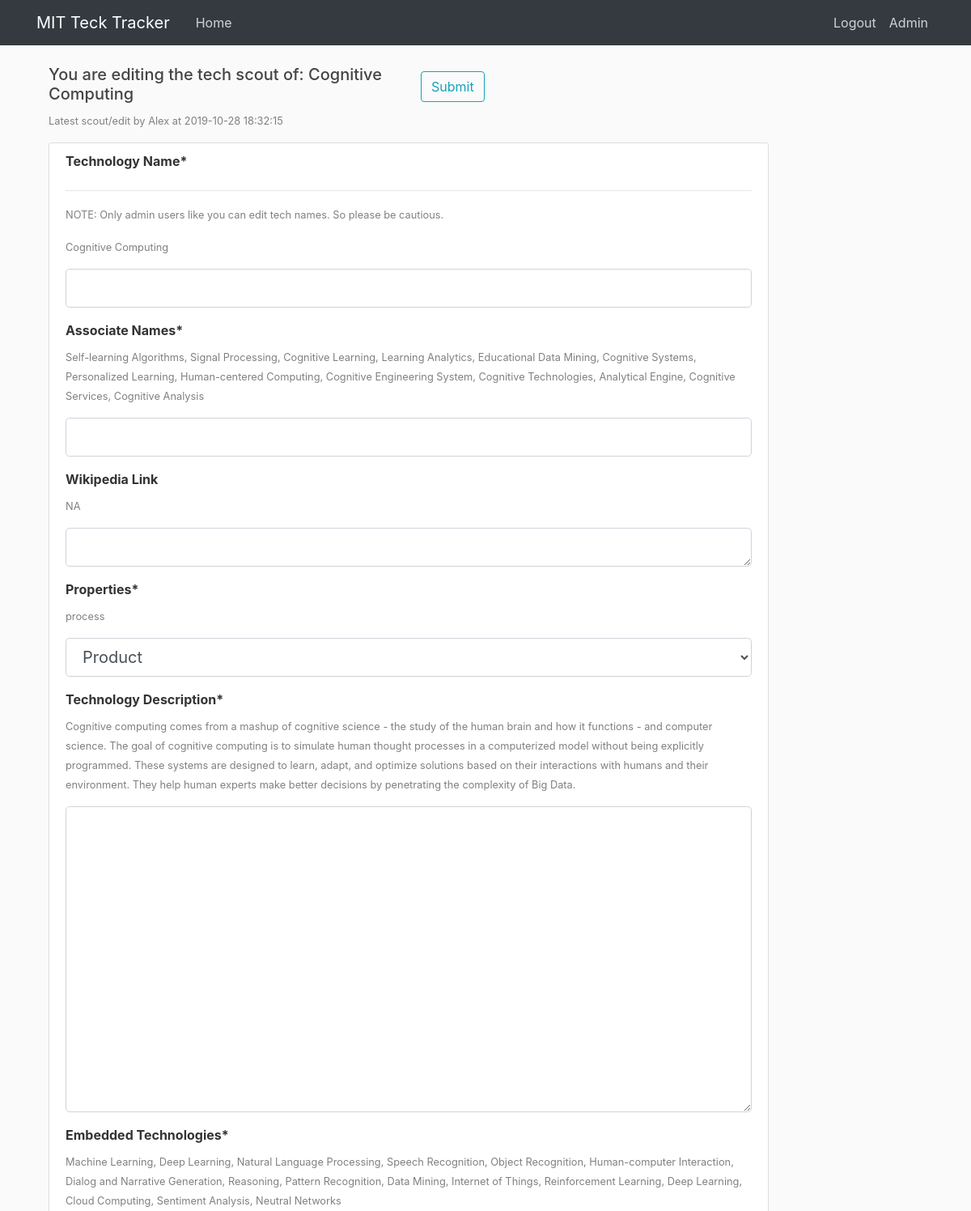
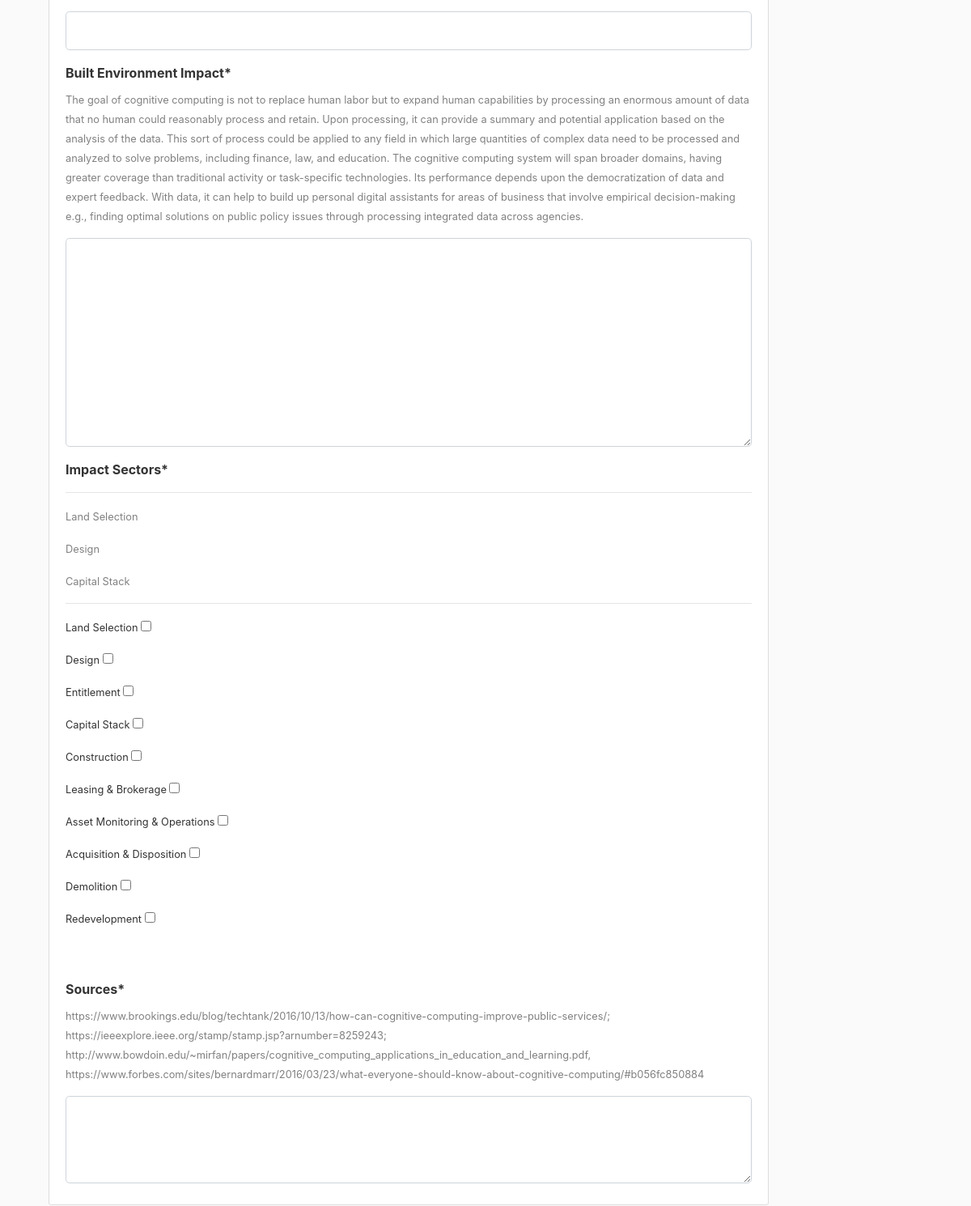
/edit_scout/8 (signed in), run on the app's committed database (2 pictures, top to bottom).
### tables this page shows
CREATE TABLE tech_main_log (
  log_id integer PRIMARY KEY autoincrement, -- SERIAL PRIMARY KEY (Postgres)
  contributor integer NOT NULL,
  tech_name text NOT NULL,
  scout_time timestamp without time zone NOT NULL,
  description text NOT NULL,
  desc_source text,
  impact text NOT NULL,
  impa_source text,
  impa_sector text,
  asso_names text,
  emb_techs text,
  edited boolean,
  wiki_link text,
  category text,
  change_committed timestamp without time zone
);

CREATE TABLE users (
  user_id integer PRIMARY KEY autoincrement, -- SERIAL PRIMARY KEY,
  username text,
  email text NOT NULL,
  password text NOT NULL,
  can_scout boolean DEFAULT True,
  can_analyse boolean DEFAULT True,
  can_edit boolean DEFAULT False,
  admin boolean DEFAULT False
);

CREATE TABLE impacted_sector_order (
  sec_id integer PRIMARY KEY,
  sector text
);

### app.py (the view, shortened to what this page needs)
@app.route("/edit_scout/<log_id>", methods = ['GET', 'POST'])
def edit_scout(log_id):
    user = get_current_user()
    if not user:
        return redirect(url_for('login'))
    if user['can_edit'] == 0:
        flash('No access to TechAnalytics. Please contact administrators', 'danger')
        return redirect(url_for('home'))
    db = get_db()
    scout_cur = db.execute('''
                            select *, datetime(scout_time,'unixepoch') scout_time_dt
                            from tech_main_log join users
                            on contributor = user_id
                            where log_id = ?
                            ''', [log_id])
    scout = scout_cur.fetchone()
    b = tuple(map(int, scout['impa_sector'].split(';'))) if len(scout['impa_sector']) >1 else '('+str(scout['impa_sector']) + ')'
    sectors_sql = 'select sector from impacted_sector_order where sec_id in ' + str(b)
    sectors_cur = db.execute(sectors_sql)
    current_sectors = sectors_cur.fetchall()
    sectors_cur = db.execute('select sec_id, sector from impacted_sector_order')
    all_sectors = sectors_cur.fetchall()
    form = TechScoutForm()
    return render_template('edit_scout.html', title='Edit Tech Scout', form = form, user = user, scout = scout, sectors = all_sectors, selected_sec = current_sectors )

### app.py (called while the page is built)
def get_current_user():
    user_result = None
    if 'user' in session:
        user_email = session['user']
        db = get_db()
        user_cur = db.execute('select user_id, email, password, can_scout, can_analyse, can_edit, admin from users where email = ?', [user_email])
        user_result = user_cur.fetchone()
    return user_result

### dbTest.py (called while the page is built)
def connect_db(RowMode=True):
    sql = sqlite3.connect(dbpath)
    if RowMode:
        sql.row_factory = sqlite3.Row
    else:
        sql.row_factory = lambda cursor, row: row[0]
    return sql

def get_db():
    if not hasattr(g, 'sqlite3_db'):
        g.sqlite_db = connect_db()
    return g.sqlite_db

### templates/edit_scout.html (shortened to what this page needs)
{% extends "layout.html" %}
{% from "show_links.html" import show_links %}
{% block nav %}
{{ show_links(user) }}
{% endblock %}
{% block content %}
<form method="POST" action="">
  <div div class="col-lg-12">
    <div class = "row">
      <div class = "col">
        <h5>You are editing the tech scout of: {{ scout['tech_name']}} </h5>
          <p><small><font color="grey">Latest scout/edit by {{ scout['username'] }} at {{ scout['scout_time_dt'] }}</font></small></p>
      </div>
      <div class= "col">
          {{ form.submit(class="btn btn-outline-info mt-2 pull-right")}}
      </div>
    </div>
                    <div class="content-section">
                        <div class="form-group">
                                <b>{{ form.tech_name.label(class="form-control-label") }}</b>
                                <hr></hr>
                                {% if user['admin'] == 1 %}
                                  <p><small><font color="grey">NOTE: Only admin users like you can edit tech names. So please be cautious.</font></small></p>
                                    <p><small><font color="grey">{{ scout['tech_name'] }}</font></small></p>
                                    {% if form.tech_name.errors %}
                                        {{ form.tech_name(class="form-control form-control-lg is-invalid") }}
                                        <div class="invalid-feedback">
                                            {% for error in form.tech_name.errors %}
                                                <span>{{ error }}</span>
                                            {% endfor %}
                                        </div>
                                    {% else %}
                                        {{ form.tech_name(class="form-control form-control-lg") }}
                                    {% endif %}
                                {% endif %}
                        </div>
                        <div class="form-group">
                                <b>{{ form.associate_names.label(class="form-control-label") }}</b>
                                <p><small><font color="grey">{{ scout['asso_names']}}</font></small></p>
                                {% if form.associate_names.errors %}
                                    {{ form.associate_names(class="form-control form-control-lg is-invalid") }}
                                    <div class="invalid-feedback">
                                        {% for error in form.associate_names.errors %}
                                            <span>{{ error }}</span>
                                        {% endfor %}
                                    </div>
                                {% else %}
                                    {{ form.associate_names(class="form-control form-control-lg") }}
                                {% endif %}
                        </div>
                        <div class="form-group">
                                <b>{{ form.wikilink.label(class="form-control-label") }}</b>
                                <p><small><font color="grey">{% if scout['wiki_link'] %}{{ scout['wiki_link'] }} {% else %} NA {% endif %}</font></small></p>
                                {% if form.wikilink.errors %}
                                    {{ form.wikilink(class="form-control form-control-lg is-invalid") }}
                                    <div class="invalid-feedback">
                                        {% for error in form.wikilink.errors %}
                                            <span>{{ error }}</span>
                                        {% endfor %}
                                    </div>
                                {% else %}
                                    {{ form.wikilink(class="form-control form-control-lg") }}
                                {% endif %}
                        </div>
                        <div class="form-group">
                                <b>{{ form.category.label(class="form-control-label") }}</b>
                                <p><small><font color="grey">{{ scout['category'] }}</font></small></p>
                                {% if form.category.errors %}
                                    {{ form.category(class="form-control form-control-lg is-invalid") }}
                                    <div class="invalid-feedback">
                                        {% for error in form.category.errors %}
                                            <span>{{ error }}</span>
                                        {% endfor %}
                                    </div>
                                {% else %}
                                    {{ form.category(class="form-control form-control-lg") }}
                                {% endif %}
                        </div>
                        <div class="form-group">
                                <b>{{ form.description.label(class="form-control-label") }}</b>
                                <p><small><font color="grey">{{ scout['description'] }}</font></small></p>
                                    {% if form.description.errors %}
                                        {{ form.description(class="form-control form-control-lg is-invalid") }}
                                        <div class="invalid-feedback">
                                            {% for error in form.description.errors %}
                                                <span>{{ error }}</span>
                                            {% endfor %}
                                        </div>
                                    {% else %}
                                        {{ form.description(class="form-control form-control-lg") }}
                                    {% endif %}
                        </div>
                        <div class="form-group">
                                <b>{{ form.embed_tech.label(class="form-control-label") }}</b>
                                <p><small><font color="grey">{{ scout['emb_techs'] }}</font></small></p>
                                {% if form.embed_tech.errors %}
                                    {{ form.embed_tech(class="form-control form-control-lg is-invalid") }}
                                    <div class="invalid-feedback">
                                        {% for error in form.embed_tech.errors %}
                                            <span>{{ error }}</span>
                                        {% endfor %}
                                    </div>
                                {% else %}
                                    {{ form.embed_tech(class="form-control form-control-lg") }}
                                {% endif %}
                        </div>
                        <div class="form-group">
                                <b>{{ form.impact.label(class="form-control-label") }}</b>
                                <p><small><font color="grey">{{ scout['impact']}}</font></small></p>
                                {% if form.impact.errors %}
                                    {{ form.impact(class="form-control form-control-lg is-invalid") }}
                                    <div class="invalid-feedback">
                                        {% for error in form.impact.errors %}
                                            <span>{{ error }}</span>
                                        {% endfor %}
                                    </div>
                                {% else %}
                                    {{ form.impact(class="form-control form-control-lg") }}
                                {% endif %}
                        </div>
                        <div>
                            <p><b>Impact Sectors*</b></p>
                            <hr></hr>
                            {% for sec in selected_sec  %}
                              <p><small><font color="grey">{{ sec['sector'] }}</font></small></p>
                            {% endfor %}
                            <hr></hr>
                            {% for s in sectors %}
                              <p><small>{{ s['sector'] }}<input type="checkbox" value="{{ s['sec_id'] }}" name="mycheckbox"></small></p>
                            {% endfor %}
                            <br></br>
                        </div>
                        <div class="form-group">
                                <b>{{ form.sources.label(class="form-control-label") }}</b>
                                <p><small><font color="grey">{{ scout['desc_source']}}</font></small></p>
                                {% if form.sources.errors %}
                                    {{ form.sources(class="form-control form-control-lg is-invalid") }}
                                    <div class="invalid-feedback">
                                        {% for error in form.sources.errors %}
                                            <span>{{ error }}</span>
                                        {% endfor %}
                                    </div>
                                {% else %}
                                    {{ form.sources(class="form-control form-control-lg") }}
                                {% endif %}
                        </div>
                    </div>
</form>
{% endblock content %}

### static/main.css (style rules this page uses)
body { background: #fafafa; color: #333333; margin-top: 5rem; }
h1, h2, h3, h4, h5, h6 { color: #444444; }
.content-section { background: #ffffff; padding: 10px 20px; border: 1px solid #dddddd; border-radius: 3px; margin-bottom: 20px; }

### data on the page
tech_main_log: tech_name "Cognitive Computing", asso_names "Self-learning Algorithms, Signal Processing, Cognitive Learning, Learning Analytics, Educational Data Mining, Cognitive Systems, Personalized Learning, Human-centered Computing, Cognitive Engineering System, Cognitive Technologies, Analytical Engine, Cognitive Services, Cognitive Analysis", category "process", description "Cognitive computing comes from a mashup of cognitive science - the study of the human brain and how it functions - and computer science. The goal of cognitive computing is to simulate human thought processes in a computerized model without being explicitly programmed. These systems are designed to learn, adapt, and optimize solutions based on their interactions with humans and their environment. They help human experts make better decisions by penetrating the complexity of Big Data.", emb_techs "Machine Learning, Deep Learning, Natural Language Processing, Speech Recognition, Object Recognition, Human-computer Interaction, Dialog and Narrative Generation, Reasoning, Pattern Recognition, Data Mining, Internet of Things, Reinforcement Learning, Deep Learning, Cloud Computing, Sentiment Analysis, Neutral Networks", impact "The goal of cognitive computing is not to replace human labor but to expand human capabilities by processing an enormous amount of data that no human could reasonably process and retain. Upon processing, it can provide a summary and potential application based on the analysis of the data. This sort of process could be applied to any field in which large quantities of complex data need to be processed and analyzed to solve problems, including finance, law, and education. The cognitive computing system will span broader domains, having greater coverage than traditional activity or task-specific technologies. Its performance depends upon the democratization of data and expert feedback. With…", desc_source "https://www.brookings.edu/blog/techtank/2016/10/13/how-can-cognitive-computing-improve-public-services/; https://ieeexplore.ieee.org/stamp/stamp.jsp?arnumber=8259243; http://www.bowdoin.edu/~mirfan/papers/cognitive_computing_applications_in_education_and_learning.pdf, https://www.forbes.com/sites/bernardmarr/2016/03/23/what-everyone-should-know-about-cognitive-computing/#b056fc850884"
users: username "Alex"
impacted_sector_order: sector "Land Selection"
impacted_sector_order: sector "Design"
impacted_sector_order: sector "Capital Stack"
impacted_sector_order: sector "Entitlement"
impacted_sector_order: sector "Construction"
impacted_sector_order: sector "Leasing & Brokerage"
impacted_sector_order: sector "Asset Monitoring & Operations"
impacted_sector_order: sector "Acquisition & Disposition"
impacted_sector_order: sector "Demolition"
impacted_sector_order: sector "Redevelopment"

### other printed values
{{ scout['scout_time_dt'] }} "2019-10-28 18:32:15"
